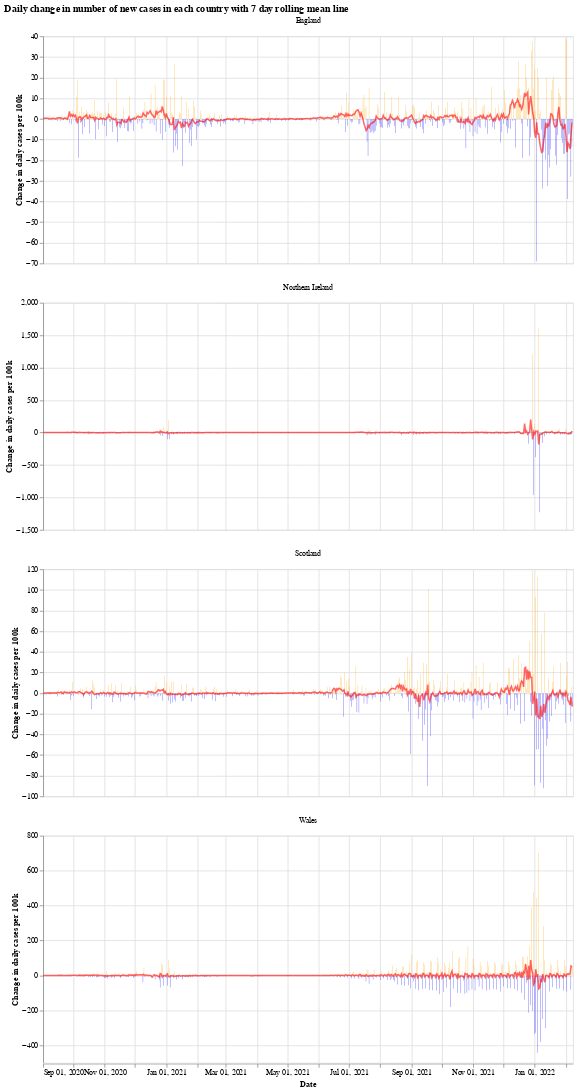

Notebook cell for this chart:
### Markdown cell above
We will use the Python library `Altair` for visualising the data, see the [altair docs](https://altair-viz.github.io/) for more information.

First we have a graph which shows the daily change in the number of new cases for each country. This number jumps up and down all over the place, which is likely due to delay in reporting of new cases over the weekend. Another interesting thing is that it looks like the daily cases in Wales experienced a much shorter period of calm over the summer (calm in the sense of daily cases not jumping up and down).

The orange bars are days when the number of new cases (per 100k population) was more than the previous day, while the blue are days when the number of new cases dropped. The red line is the 7 day moving average. 

When the moving average line is below 0, it means that there is a consistent drop in new cases. We can see this clearly happening around the times that lockdowns were introduced (though, to varying degrees). I will update the graphs soon with a marker of when each lockdown started.

### Code cell
# collapse
import altair as alt

bars = alt.Chart(uk_cases).mark_bar().encode(
    x=alt.X("yearmonthdate(date):T", axis=alt.Axis(title='Date')),
    y=alt.Y("casesChangeRate:Q", axis=alt.Axis(title='Change in daily cases per 100k')),
    tooltip='casesChange',
    color=alt.condition(
        alt.datum.casesChangeRate > 0,
        alt.value("orange"),  # The positive color
        alt.value("blue")  # The negative color
    )
).properties(title='Daily change in number of new cases with 7 day rolling mean',width=700).interactive()

line = alt.Chart(uk_cases).mark_line(
    color='red',
    size=2,
    opacity=0.6
).transform_window(
    rolling_mean='mean(casesChangeRate)',
    frame=[0, 7],
    groupby=['areaName']
).encode(
    x='yearmonthdate(date):T',
    y='rolling_mean:Q'
)

alt.layer(bars, line, data=uk_cases).facet(alt.Column(
    'areaName', title=''), columns=1).resolve_scale(y='independent').properties(title='Daily change in number of new cases in each country with 7 day rolling mean line')

### Figure 1 — Vega-Lite specification as saved in the notebook (floating-point values rounded to 4 significant figures; data arrays with more than 128 entries replaced by an {"elided": "..."} marker saying what was removed)
{"config": {"view": {"continuousWidth": 400, "continuousHeight": 300}}, "data": {"name": "data-8aa4f0f26f95d4dca90e50fed1d71382"}, "facet": {"type": "nominal", "field": "areaName", "title": ""}, "spec": {"layer": [{"mark": "bar", "encoding": {"color": {"condition": {"value": "orange", "test": "(datum.casesChangeRate > 0)"}, "value": "blue"}, "tooltip": {"type": "quantitative", "field": "casesChange"}, "x": {"type": "temporal", "axis": {"title": "Date"}, "field": "date", "timeUnit": "yearmonthdate"}, "y": {"type": "quantitative", "axis": {"title": "Change in daily cases per 100k"}, "field": "casesChangeRate"}}, "selection": {"selector001": {"type": "interval", "bind": "scales", "encodings": ["x", "y"]}}, "title": "Daily change in number of new cases with 7 day rolling mean", "width": 700}, {"mark": {"type": "line", "color": "red", "opacity": 0.6, "size": 2}, "encoding": {"x": {"type": "temporal", "field": "date", "timeUnit": "yearmonthdate"}, "y": {"type": "quantitative", "field": "rolling_mean"}}, "transform": [{"window": [{"op": "mean", "field": "casesChangeRate", "as": "rolling_mean"}], "frame": [0, 7], "groupby": ["areaName"]}]}]}, "columns": 1, "resolve": {"scale": {"y": "independent"}}, "title": "Daily change in number of new cases in each country with 7 day rolling mean line", "$schema": "https://vega.github.io/schema/vega-lite/v4.8.1.json", "datasets": {"data-8aa4f0f26f95d4dca90e50fed1d71382": {"elided": "2100 records"}}}
